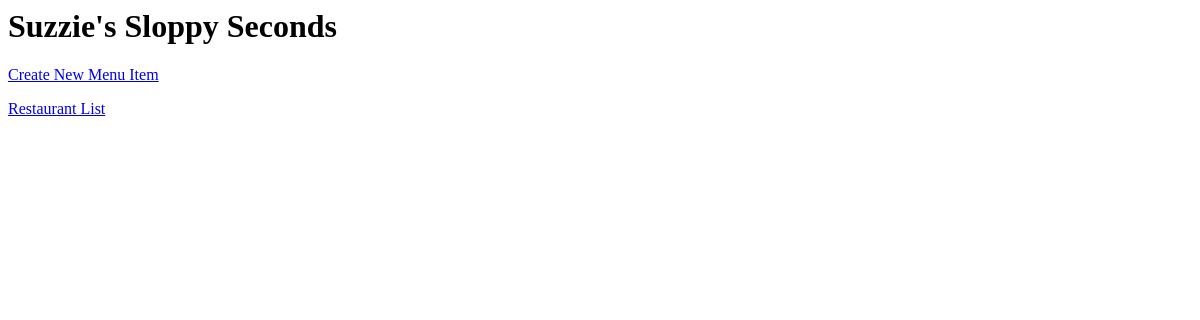
The page /restaurants/13/ on the database as committed earlier.
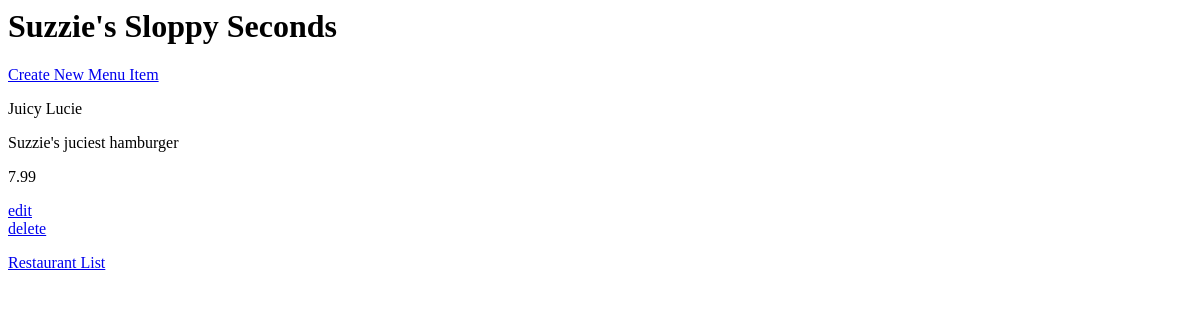
The same page on the database as committed later.
### database_setup.py (models this page shows)
class MenuItem(Base):
    __tablename__ = 'menu_item'
    name = Column(String(80), nullable = False)
    id = Column(Integer, primary_key = True)
    course = Column(String(250))
    description = Column(String(250))
    price = Column(String(8))
    restaurant_id = Column(Integer, ForeignKey('restaurant.id'))
    restaurant = relationship(Restaurant)

### project.py (the view)
@app.route('/restaurants/<int:restaurant_id>/')
def restaurantMenu(restaurant_id = None):
    restaurant = session.query(Restaurant).filter_by(id = restaurant_id).first()
    if restaurant:
        items = session.query(MenuItem).filter_by(restaurant_id = restaurant.id)
        return render_template('menu.html', restaurant=restaurant, items=items)
    else:
        output = ''
        output += "<html><head><title>List Menu Items</title></head><body>"
        output += "<h2>No restaurant data found for ID#{0}</h2></body>".format(restaurant_id)
        return output

### templates/menu.html (shortened to what this page needs)
<html>
<body>
    <h1>{{restaurant.name}}</h1>
    <a href='{{url_for("newMenuItem", restaurant_id = restaurant.id) }}'>Create New Menu Item</a>
    {% for i in items %}
        <div>
            <p>{{i.name}}</p>
            <p>{{i.description}}</p>
            <p>{{i.price}} </p>
        </div>
        <div>
            <a href='{{url_for("editMenuItem", restaurant_id = restaurant.id, menu_id = i.id) }}'>edit</a>
            <a href='{{url_for("deleteMenuItem", restaurant_id = restaurant.id, menu_id = i.id ) }}'>delete</a>
        </div>
    {% endfor %}
    <p>
        <a href= "{{url_for('listRestaurants')}}">Restaurant List</a>
    </p>
</body>
</html>

Rows that differ between the two databases and show on the page:
added MenuItem: name "Juicy Lucie", description "Suzzie's juciest hamburger", price "7.99"
